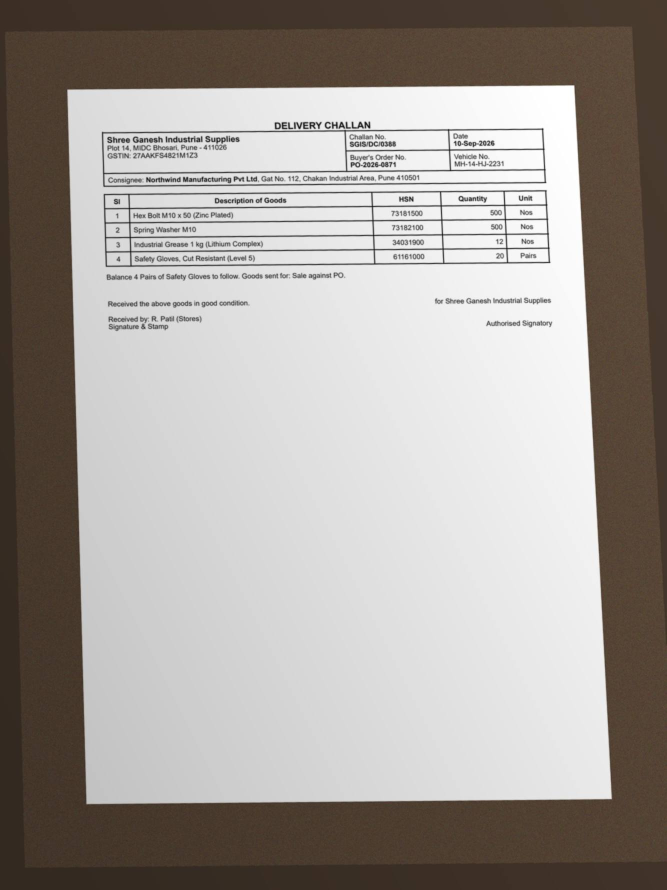
#> input picture eval/documents/goods_receipts/gr_challan/photo.jpg, 1333 x 1779 px (shown at 1/2 size)
$ python -i scan.py   (imports and definitions only)
#> lines starting #> are read from the running program, lines starting #| are printed output that depends on the picture; after the words box and inside, x2 and y2 are one past the last pixel; in counts of white or black regions, pixels touching at a corner belong together
"""Making a page image fit for OCR, the way a scanner app does: find the page in a photo and flatten its
perspective, straighten a skewed scan, even out uneven light, and bring small images up to a resolution OCR
reads well.

Every function returns the steps it actually took, in plain words, so a reading can say what was done to the
page instead of quietly changing it. Nothing here guesses content: these are geometric and lighting fixes only.
"""

from __future__ import annotations

import cv2
import numpy as np
from PIL import Image

# OCR (RapidOCR) reads best at roughly 200-300 dpi for A4 text; below this width a page is upscaled.
MIN_PAGE_WIDTH_PX = 1700
# A skew smaller than this is left alone (rotating costs sharpness); larger than MAX is not a skew but a
# sideways page, which this module does not try to fix.
MIN_SKEW_DEG = 0.3
MAX_SKEW_DEG = 8.0


def to_gray(img: Image.Image) -> np.ndarray:
    return np.asarray(img.convert("L"))


def _order_corners(pts: np.ndarray) -> np.ndarray:
    """Top-left, top-right, bottom-right, bottom-left."""
    s = pts.sum(axis=1)
    d = np.diff(pts, axis=1).ravel()
    return np.array([pts[np.argmin(s)], pts[np.argmin(d)], pts[np.argmax(s)], pts[np.argmax(d)]], dtype=np.float32)


def find_page(gray: np.ndarray) -> np.ndarray | None:
    """The four corners of a sheet of paper in a photo, or None when no clear page edge is found (a scan or a
    screenshot, where the page IS the image, or a photo cropped to the page already).

    A page is the largest four-sided outline covering 30-97% of the image: smaller is a table or a logo, larger is
    the image border itself.
    """
    h, w = gray.shape
#> h = 1779; w = 1333
    scale = 1000.0 / max(h, w)
#> scale = 0.562
    small = cv2.resize(gray, (int(w * scale), int(h * scale)), interpolation=cv2.INTER_AREA) if scale < 1 else gray.copy()
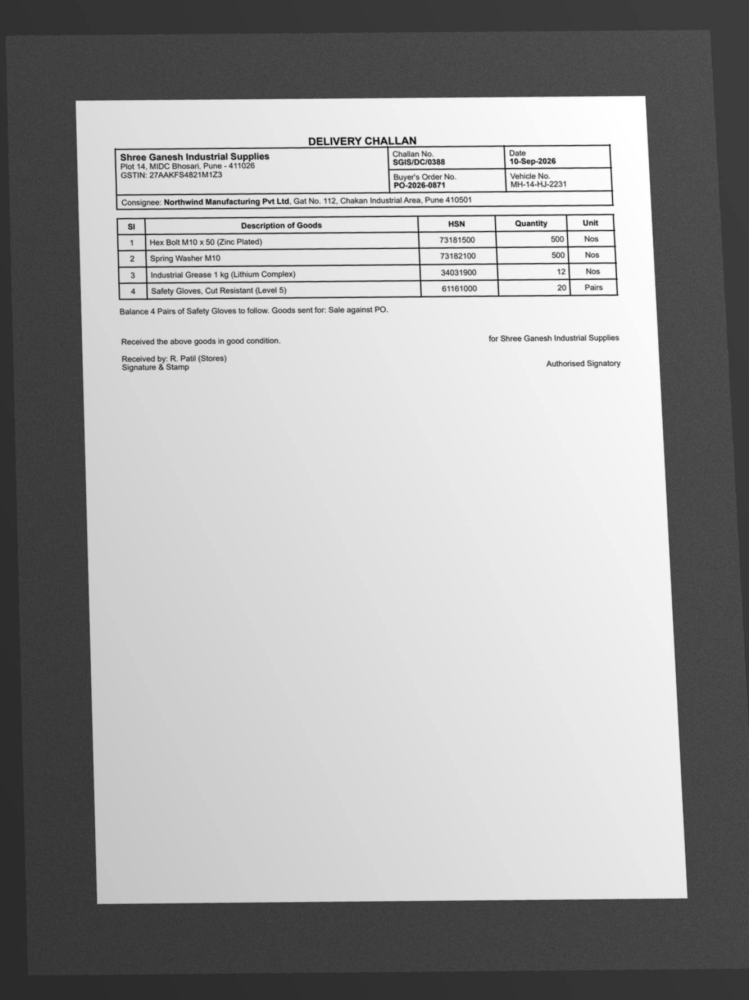
#> small: shape (1000, 749); min 20, max 255, mean 160.3
    blurred = cv2.GaussianBlur(small, (5, 5), 0)
    edges = cv2.Canny(blurred, 40, 120)
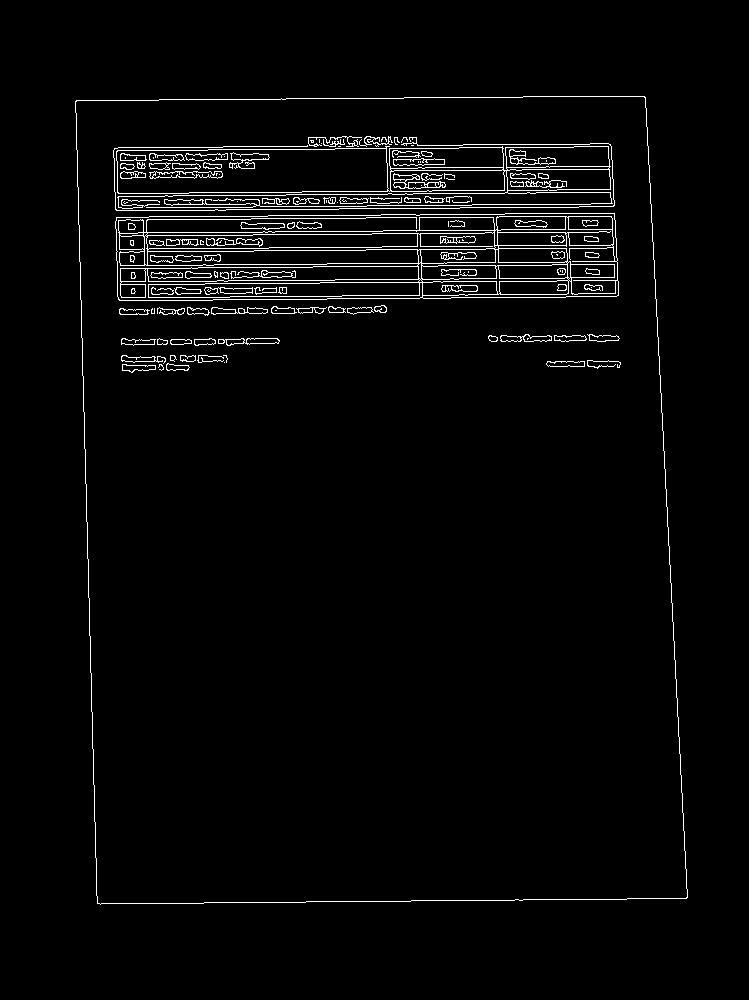
#> edges: shape (1000, 749); 2.7% white in thin lines or dots, all inside (x1, y1, x2, y2) = (75, 96, 688, 905)
    edges = cv2.dilate(edges, cv2.getStructuringElement(cv2.MORPH_RECT, (5, 5)), iterations=2)
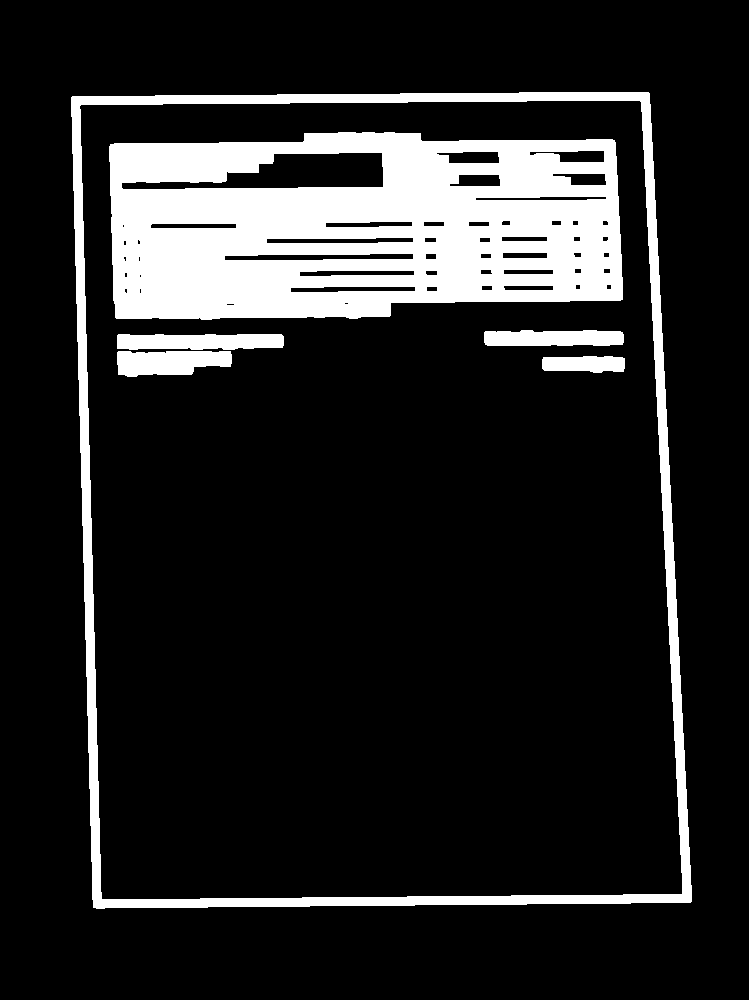
#> edges: shape (1000, 749); 14.5% white; 6 white regions
    contours, _ = cv2.findContours(edges, cv2.RETR_EXTERNAL, cv2.CHAIN_APPROX_SIMPLE)
#> contours = 1 contour; box (x1, y1, x2, y2) and area: (71, 92, 692, 909) 477231
    area = small.shape[0] * small.shape[1]
#> area = 749000
    for c in sorted(contours, key=cv2.contourArea, reverse=True)[:5]:
        peri = cv2.arcLength(c, True)
        approx = cv2.approxPolyDP(c, 0.02 * peri, True)
        if len(approx) != 4:
            continue
        share = cv2.contourArea(approx) / area
        if 0.30 <= share <= 0.97:
            return _order_corners(approx.reshape(4, 2).astype(np.float32) / (scale if scale < 1 else 1.0))
#> this loop made 1 pass
#> (peri, approx, share, s in _order_corners, d in _order_corners) on pass 1: (2826.3, [[648, 92], [71, 97], [93, 907], [691, 901]], 0.635, [1316.5, 298.9, 1779, 2832.2], [-989.1, 46.25, 1448.1, 373.6])
    return None


# [91 lines left out: functions flatten_perspective, estimate_skew, rotate, even_lighting, lighting_is_uneven, upscale_if_small and 1 more, not called in this run]

>>> import cv2
>>> picture = cv2.imread('../eval/documents/goods_receipts/gr_challan/photo.jpg', cv2.IMREAD_GRAYSCALE)
>>> result = find_page(picture)
#> result = [[126.3, 172.6], [1152.8, 163.7], [1229.3, 1602.9], [165.4, 1613.6]]
